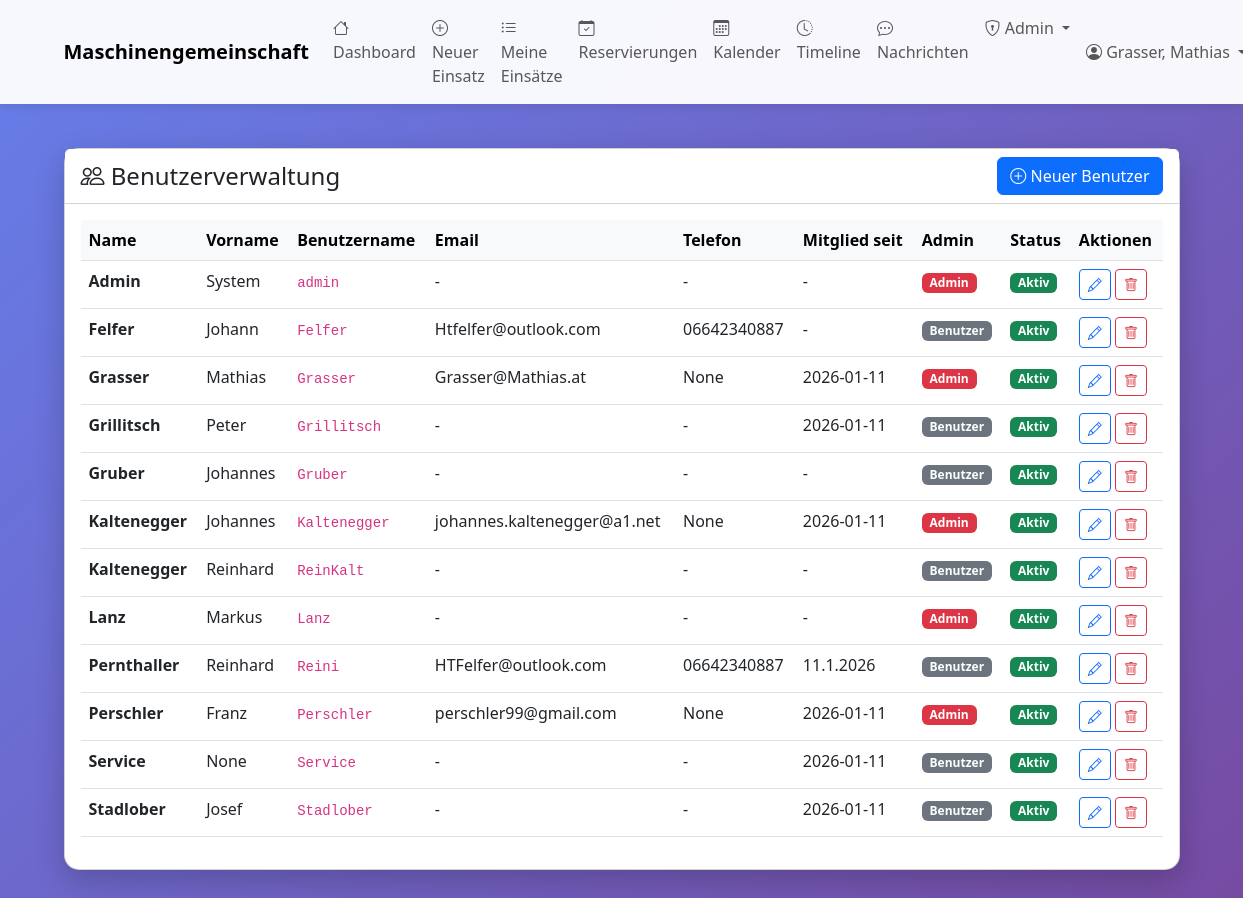
The page /admin/benutzer (signed in) on the database its author committed.
### tables this page shows
CREATE TABLE benutzer (
    id INTEGER PRIMARY KEY AUTOINCREMENT,
    name TEXT NOT NULL,
    vorname TEXT,
    username TEXT UNIQUE,
    password_hash TEXT,
    adresse TEXT,
    telefon TEXT,
    email TEXT,
    mitglied_seit DATE,
    aktiv BOOLEAN DEFAULT 1,
    bemerkungen TEXT
, is_admin BOOLEAN DEFAULT 0, treibstoffkosten_preis REAL DEFAULT 1.50, backup_schwellwert INTEGER DEFAULT 50, letzter_treibstoffpreis REAL, admin_level INTEGER DEFAULT 0);

### web_app.py (the view)
@app.route('/admin/benutzer')
@admin_required
def admin_benutzer():
    with MaschinenDBContext(DB_PATH) as db:
        benutzer = db.get_all_benutzer(nur_aktive=False)
    return render_template('admin_benutzer.html', benutzer=benutzer)

### database.py (called while the page is built)
    def connect(self):
        self.connection = sqlite3.connect(self.db_path)
        self.connection.row_factory = sqlite3.Row
        self.cursor = self.connection.cursor()

    def close(self):
        if self.connection:
            self.connection.close()

    def get_all_benutzer(self, nur_aktive: bool = True) -> List[Dict]:
        sql = "SELECT * FROM benutzer"
        if nur_aktive:
            sql += " WHERE aktiv = 1"
        sql += " ORDER BY name, vorname"
        self.cursor.execute(sql)
        return [dict(row) for row in self.cursor.fetchall()]

    def __enter__(self):
        self.connect()
        return self

    def __exit__(self, exc_type, exc_val, exc_tb):
        if exc_type is None:
            self.connection.commit()
        else:
            self.connection.rollback()
        self.close()
        return False

### web_app.py (called while the page is built)
def admin_required(f):
    @wraps(f)
    def decorated_function(*args, **kwargs):
        if 'benutzer_id' not in session:
            flash('Bitte melden Sie sich an.', 'warning')
            return redirect(url_for('login'))
        if not session.get('is_admin'):
            flash('Zugriff verweigert. Administrator-Rechte erforderlich.', 'danger')
            return redirect(url_for('dashboard'))
        return f(*args, **kwargs)
    return decorated_function

### templates/admin_benutzer.html (shortened to what this page needs)
{% extends "base.html" %}
{% block content %}
<div class="row mt-4">
    <div class="col-12">
        <div class="card">
            <div class="card-header bg-white d-flex justify-content-between align-items-center">
                <h4 class="mb-0">
                    <i class="bi bi-people"></i> Benutzerverwaltung
                </h4>
                <a href="{{ url_for('admin_benutzer_neu') }}" class="btn btn-primary">
                    <i class="bi bi-plus-circle"></i> Neuer Benutzer
                </a>
            </div>
            <div class="card-body">
                <div class="table-responsive">
                    <table class="table table-hover">
                        <thead class="table-light">
                            <tr>
                                <th>Name</th>
                                <th>Vorname</th>
                                <th>Benutzername</th>
                                <th>Email</th>
                                <th>Telefon</th>
                                <th>Mitglied seit</th>
                                <th>Admin</th>
                                <th>Status</th>
                                <th>Aktionen</th>
                            </tr>
                        </thead>
                        <tbody>
                            {% for benutzer in benutzer %}
                            <tr>
                                <td><strong>{{ benutzer.name }}</strong></td>
                                <td>{{ benutzer.vorname }}</td>
                                <td>
                                    {% if benutzer.username %}
                                        <code>{{ benutzer.username }}</code>
                                    {% else %}
                                        <span class="text-muted">-</span>
                                    {% endif %}
                                </td>
                                <td>{{ benutzer.email or '-' }}</td>
                                <td>{{ benutzer.telefon or '-' }}</td>
                                <td>{{ benutzer.mitglied_seit or '-' }}</td>
                                <td>
                                    {% if benutzer.is_admin %}
                                        <span class="badge bg-danger">Admin</span>
                                    {% else %}
                                        <span class="badge bg-secondary">Benutzer</span>
                                    {% endif %}
                                </td>
                                <td>
                                    {% if benutzer.aktiv %}
                                        <span class="badge bg-success">Aktiv</span>
                                    {% else %}
                                        <span class="badge bg-secondary">Inaktiv</span>
                                    {% endif %}
                                </td>
                                <td>
                                    <a href="{{ url_for('admin_benutzer_edit', benutzer_id=benutzer.id) }}"
                                       class="btn btn-sm btn-outline-primary" title="Bearbeiten">
                                        <i class="bi bi-pencil"></i>
                                    </a>
                                    <button type="button" class="btn btn-sm btn-outline-danger"
                                            onclick="confirmDelete({{ benutzer.id }}, '{{ benutzer.name }}')" title="Löschen">
                                        <i class="bi bi-trash"></i>
                                    </button>
                                </td>
                            </tr>
                            {% endfor %}
                        </tbody>
                    </table>
                </div>
            </div>
        </div>
    </div>
</div>
{% endblock %}

### templates/base.html (style rules this page uses)
body { min-height: 100vh; background: linear-gradient(135deg, #667eea 0%, #764ba2 100%); }
.card { border-radius: 15px; box-shadow: 0 10px 30px rgba(0,0,0,0.2); }

### rows shown on the page
benutzer: name "Admin", vorname "System", username "admin", email "-", telefon "-", mitglied_seit "-", is_admin "Admin", aktiv "Aktiv"
benutzer: name "Felfer", vorname "Johann", username "Felfer", email "Htfelfer@outlook.com", telefon "06642340887", mitglied_seit "-", is_admin "Benutzer", aktiv "Aktiv"
benutzer: name "Grasser", vorname "Mathias", username "Grasser", email "Grasser@Mathias.at", telefon "None", mitglied_seit "2026-01-11", is_admin "Admin", aktiv "Aktiv"
benutzer: name "Grillitsch", vorname "Peter", username "Grillitsch", email "-", telefon "-", mitglied_seit "2026-01-11", is_admin "Benutzer", aktiv "Aktiv"
benutzer: name "Gruber", vorname "Johannes", username "Gruber", email "-", telefon "-", mitglied_seit "-", is_admin "Benutzer", aktiv "Aktiv"
benutzer: name "Kaltenegger", vorname "Johannes", username "Kaltenegger", email "johannes.kaltenegger@a1.net", telefon "None", mitglied_seit "2026-01-11", is_admin "Admin", aktiv "Aktiv"
benutzer: name "Kaltenegger", vorname "Reinhard", username "ReinKalt", email "-", telefon "-", mitglied_seit "-", is_admin "Benutzer", aktiv "Aktiv"
benutzer: name "Lanz", vorname "Markus", username "Lanz", email "-", telefon "-", mitglied_seit "-", is_admin "Admin", aktiv "Aktiv"
benutzer: name "Pernthaller", vorname "Reinhard", username "Reini", email "HTFelfer@outlook.com", telefon "06642340887", mitglied_seit "11.1.2026", is_admin "Benutzer", aktiv "Aktiv"
benutzer: name "Perschler", vorname "Franz", username "Perschler", email "perschler99@gmail.com", telefon "None", mitglied_seit "2026-01-11", is_admin "Admin", aktiv "Aktiv"
benutzer: name "Service", vorname "None", username "Service", email "-", telefon "-", mitglied_seit "2026-01-11", is_admin "Benutzer", aktiv "Aktiv"
benutzer: name "Stadlober", vorname "Josef", username "Stadlober", email "-", telefon "-", mitglied_seit "2026-01-11", is_admin "Benutzer", aktiv "Aktiv"

### other values the page prints
{{ session.get('benutzer_name') }} "Grasser, Mathias"
